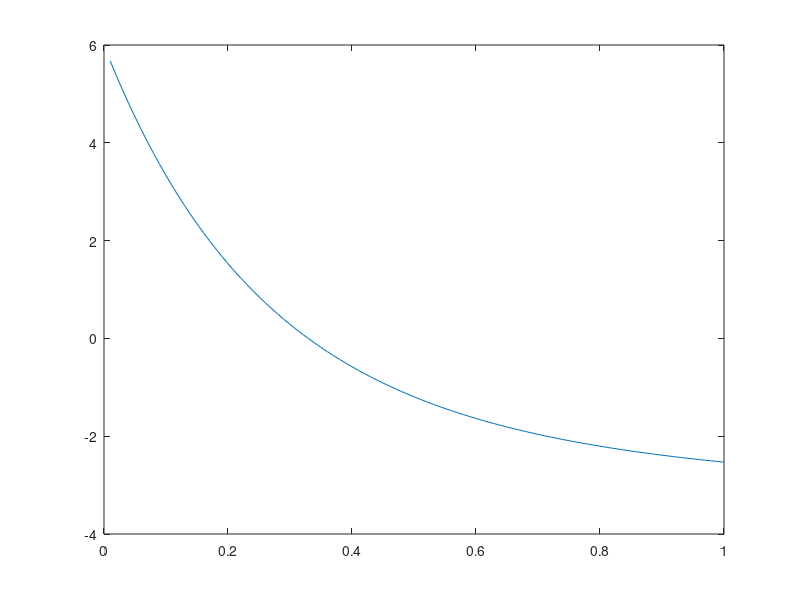

Reproduce this figure in MATLAB.
% x = 0.01:0.01:1;
% 
% y = (1-exp(-x))/(1-exp(-6*x))*(1+2*exp(-x)+3*exp(-2*x)+4*exp(-3*x)+5*exp(-4*x)+6*exp(-5*x))-3.667;
% 
% plot(x,y)

fun = @(x) (1-exp(-x))/(1-exp(-6*x))*(1+2*exp(-x)+3*exp(-2*x)+4*exp(-3*x)+5*exp(-4*x)+6*exp(-5*x))-3.667; % function
x0 = 1; % initial point
x = fzero(fun,x0);

disp(x)

c = 0.01:0.01:1;
plot(c, fun(c))
    
fun(-0.0574)
